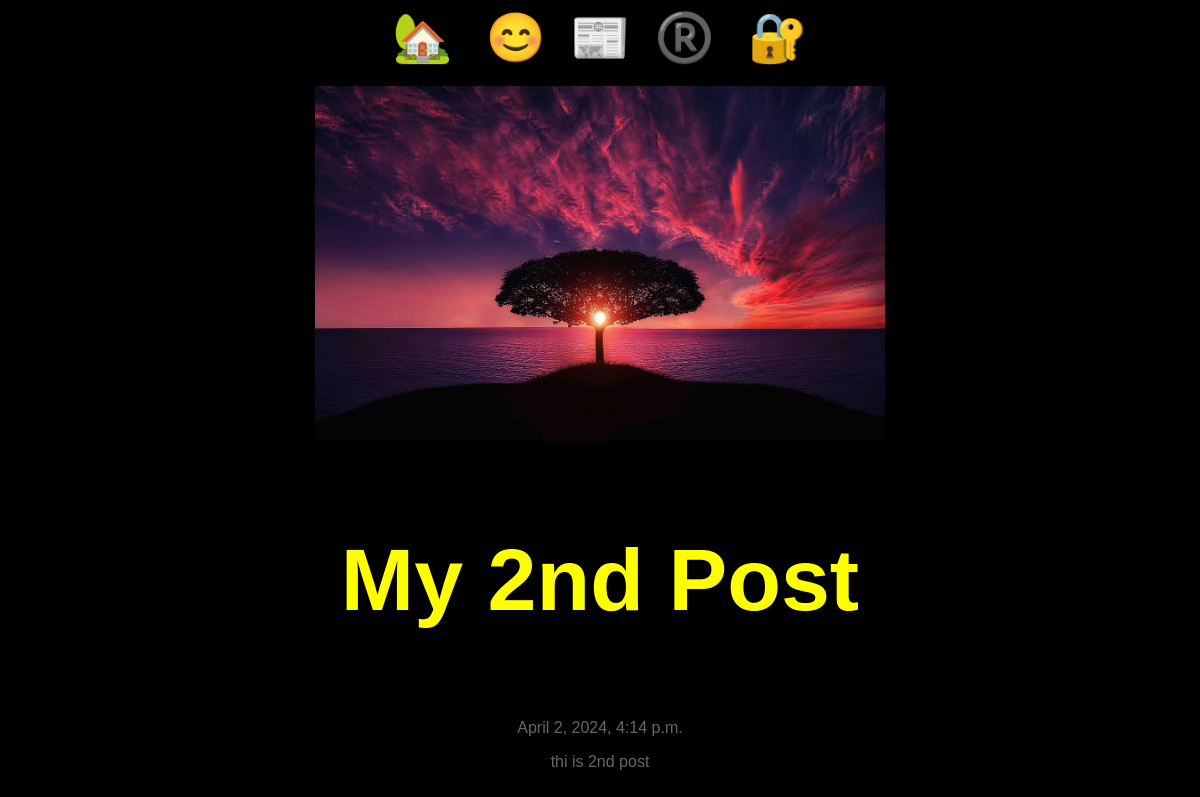
Screenshot of /posts/second-post with the database file from the repository.
### posts/models.py (models this page shows, shortened)
class Post(models.Model):
    title = models.CharField(max_length=75)
    body = models.TextField()
    slug = models.SlugField()
    date = models.DateTimeField(auto_now_add=True)
    banner=models.ImageField(default='fallback.png',blank=True)

### posts/views.py (the view)
# urls.py: path("<slug:slug>", views.post_page, name="page"),
def post_page(request, slug):
    post = Post.objects.get(slug=slug)
    return render(request, "posts/post_page.html", {"post": post})

### posts/templates/posts/post_page.html (shortened to what this page needs)
{% extends 'layout.html' %}
{% block content %}
<section>
    <img src="{{post.banner.url}}" alt="{{post.title}}" width="50%" height="50%" class="img"/>
    <h1> {{ post.title }}</h1>
     <p>{{post.date}}</p>
    <p>{{post.body}}</p>
    </section>
{% endblock %}

### static/style.css (style rules this page uses)
body { font-family: Arial, sans-serif; background-color: #5b2f2f; margin: 0; padding: 0; }
h1 { color: yellow; text-align: center; font-size:5.5rem }
p { color: #666; text-align: center; }
.img { display: block; margin: 0 auto; max-width: 100%; height: auto; }

### rows the page displays
Post: banner (picture), title "My 2nd Post", date "April 2, 2024, 4:14 p.m.", body "thi is 2nd post"
